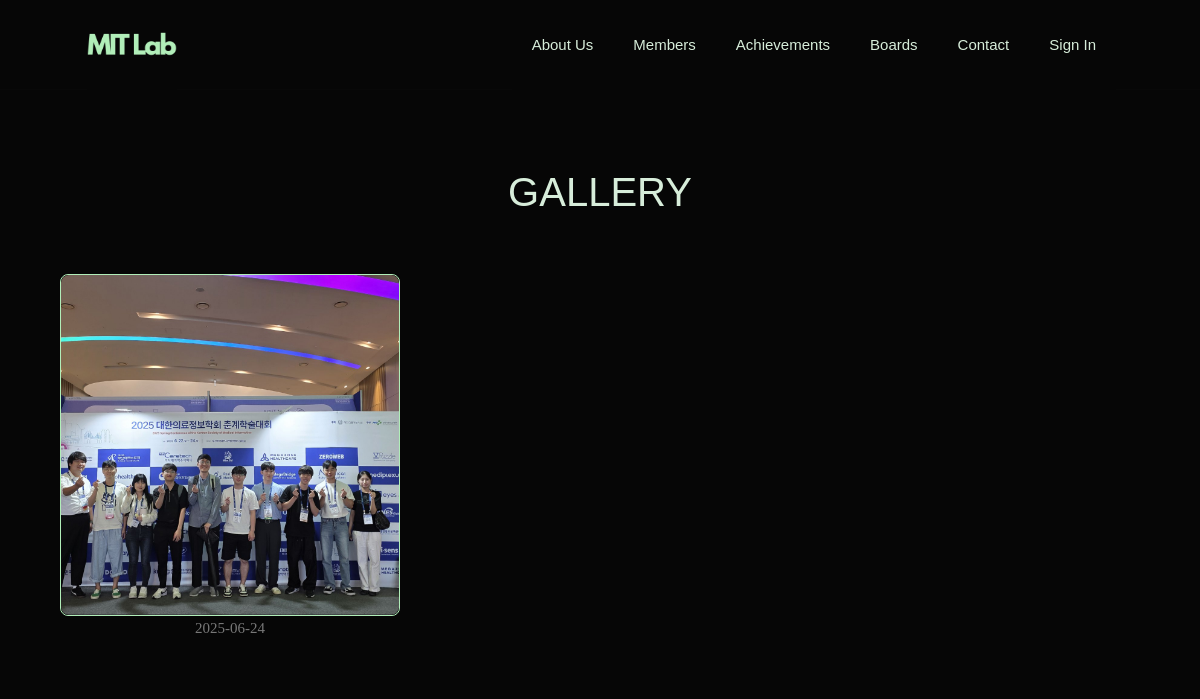
The page /gallery on the database its author committed.
### app.py (models this page shows)
class GalleryPost(db.Model):
    id = db.Column(db.Integer, primary_key=True)
    title = db.Column(db.String(100), nullable=False)
    date = db.Column(db.DateTime, nullable=False)
    thumbnail_id = db.Column(db.Integer, db.ForeignKey('gallery_image.id'), nullable=True)
    thumbnail = db.relationship(
        'GalleryImage',
        foreign_keys=[thumbnail_id],
        post_update=True)
    images = db.relationship(
        'GalleryImage',
        backref='post', lazy=True,
        cascade="all, delete-orphan",
        foreign_keys='GalleryImage.post_id')

class GalleryImage(db.Model):
    id = db.Column(db.Integer, primary_key=True)
    filename = db.Column(db.String(100), nullable=False)
    description = db.Column(db.String(255))
    uploaded_at = db.Column(db.DateTime, default=datetime.utcnow)
    post_id = db.Column(db.Integer, db.ForeignKey('gallery_post.id'), nullable=True)
    order = db.Column(db.Integer, default=0)

### app.py (the view)
@app.route('/gallery')
def gallery():
    posts = GalleryPost.query.order_by(GalleryPost.date.desc()).all()
    return render_template('gallery.html', posts=posts, body_class='gallery-page')

### app.py (called while the page is built)
@app.context_processor
def inject_csrf_token():
    return dict(csrf_token=generate_csrf)

### templates/gallery.html (shortened to what this page needs)
{% extends "base.html" %}
{% block content %}
    <div class="container-fluid mt-5 gallery-container">
        <div class="d-flex justify-content-between align-items-center my-5">
            <h2 class="section-title">Gallery</h2>
        </div>
        <div class="row gallery-row">
            {% for post in posts %}
            <div class="col-12 col-sm-6 col-md-4 card-wrapper">
                <div class="card h-100">
                    <a href="{{ url_for('gallery_view_post', post_id=post.id) }}" class="image-wrapper d-block position-relative">
                        {% if post.thumbnail %}
                        <img src="{{ url_for('static', filename='upload/' + post.thumbnail.filename) }}"
                             class="card-img-top" alt="Thumbnail">
                        {% else %}
                        <img src="{{ url_for('static', filename='img/default_thumbnail.png') }}"
                             class="card-img-top" alt="No Thumbnail">
                        {% endif %}
                    </a>
                    <div class="overlay">
                        <a href="{{ url_for('gallery_view_post', post_id=post.id) }}" class="overlay-link"></a>
                    </div>
                </div>
                <div class="card-body text-center">
                    <p class="card-text text-muted mb-0">{{ post.date.strftime('%Y-%m-%d') }}</p>
                </div>
            </div>
            {% endfor %}
        </div>
    </div>
{% endblock %}

### static/css/style.css (style rules this page uses)
body { padding-top: 90px; font-family: 'Pretendard', serif; font-size: 15px; background-color: #060606; color: #d7edda; line-height: 1.7; }
html, body { margin: 0; padding: 0; overflow-x: hidden; overflow-y: auto; }
p { margin: 0; }
h1, .h1, h2, .h2, h3, .h3, h4, .h4, h5, .h5, h6, .h6, label, button, .btn { font-family: 'Pretendard', sans-serif; text-transform: uppercase; margin: 0; }
h1, .h1, h2, .h2, h3, .h3, h4, .h4, h5, .h5, h6, .h6 { display: block; }
h2 { font-size: 40px; }
h2.section-title { color: #d7edda; margin: 80px 0px 60px; text-align: center; }
.container-fluid { padding-left: 60px; padding-right: 60px; }
.gallery-page { background-color: #060606; }
.gallery-container { padding-left: 60px; padding-right: 60px; }
.gallery-row .card-wrapper { margin-bottom: 3rem; height: 100%; }
.gallery-row .card { position: relative; width: 100%; padding-top: 100%; max-width: 430px; border: 1px solid #b1eeb9; border-radius: 8px; background-color: #060606; color: #d7edda; overflow: hidden; }
.gallery-row .image-wrapper { position: absolute; top: 0; overflow: hidden; width: 100%; height: 100%; }
.gallery-row .card-img-top { width: 100%; height: 100%; object-fit: cover; object-position: center; border-radius: 8px; display: block; }
.gallery-row .overlay { position: absolute; overflow: hidden; bottom: 0; left: 0; right: 0; background: rgba(6, 6, 6, 0.75); color: #d7edda; padding: 10px; transform: translateY(100%); transition: transform 0.6s ease; text-align: center; display: flex; flex-direction: column; align-items: center; justify-content: center; }
.gallery-row .overlay-link { position: absolute; top: 0; left: 0; right: 0; bottom: 0; z-index: 1; }

### rows shown on the page
GalleryPost: filename (picture), date "2025-06-24"
